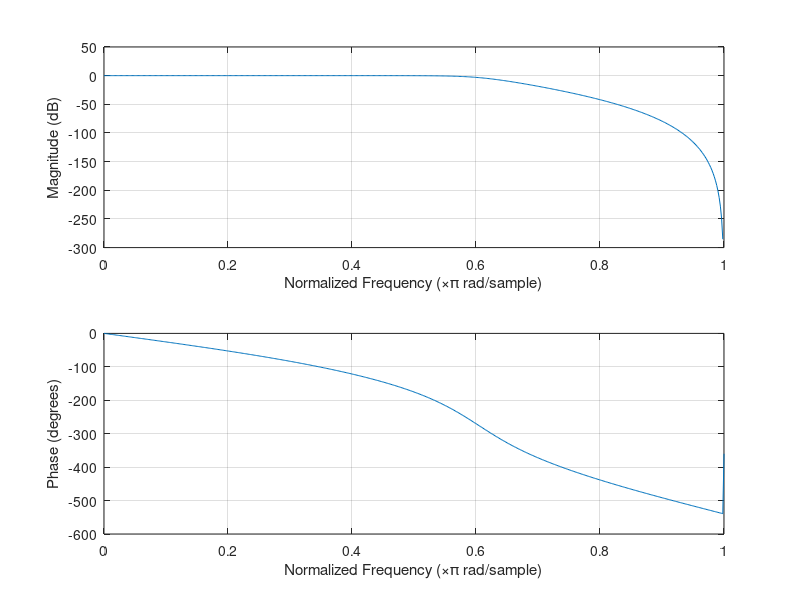

Here is the MATLAB script that generated this plot:
fc = 3000;

fs = 10000;

[b,a] = butter(6,fc/(fs/2));
freqz(b,a)
dataIn = randn(1000,1);
dataOut = filter(b,a,dataIn);